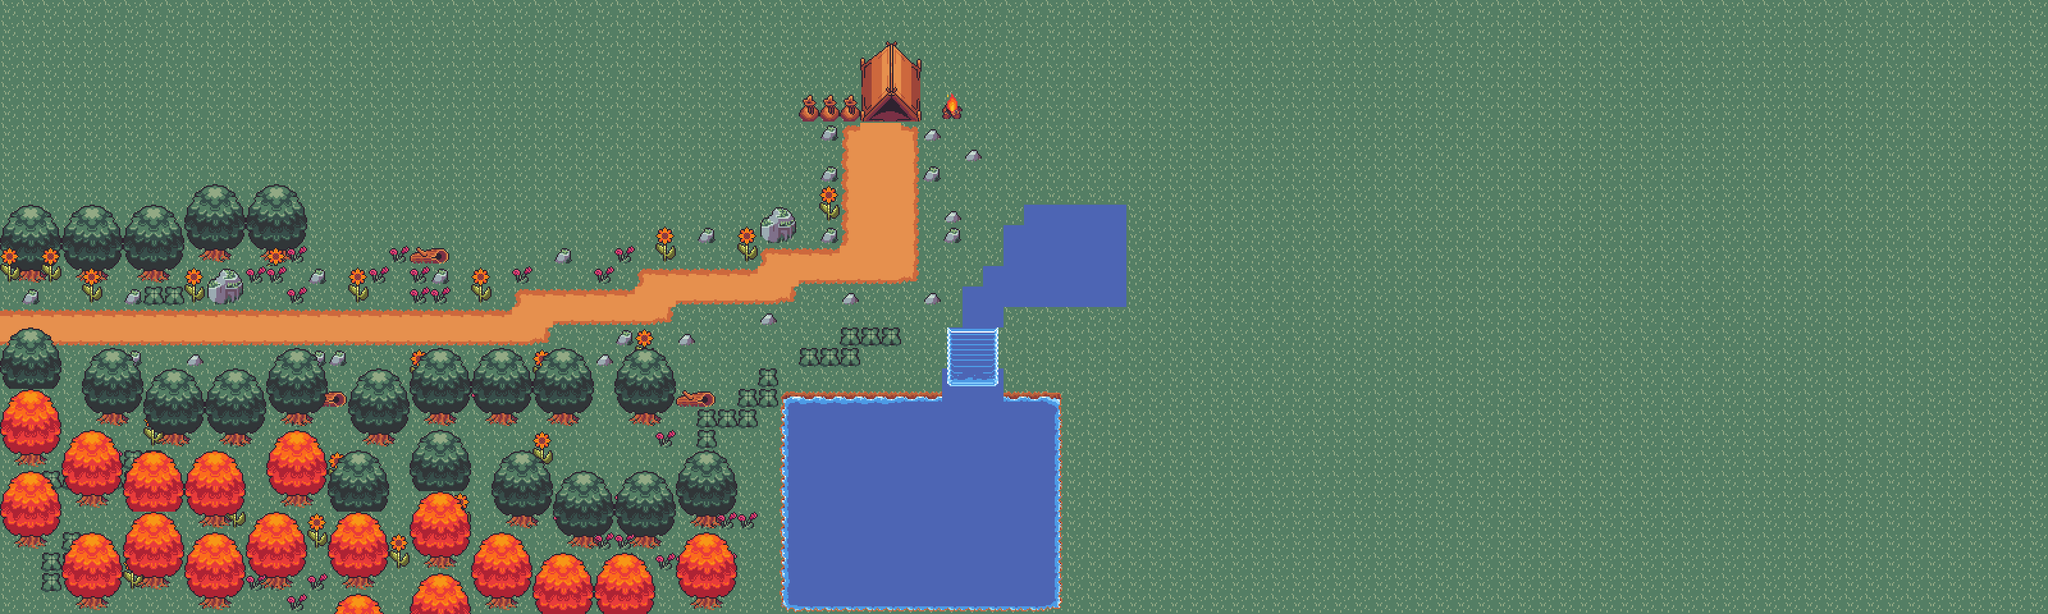

The image is a tile-based game level rendered from a .tmx file. Its description and source (layers, tilesets, objects; grid data summarised) follow:
An orthogonal 100x30 tile map with 32x32 px tiles, 8 tile layers (Soil, path, House, Trees for, ...).

<map version="1.10" tiledversion="1.11.2" orientation="orthogonal" renderorder="right-down" width="100" height="30" tilewidth="32" tileheight="32" infinite="0" nextlayerid="14" nextobjectid="1">
 <tileset firstgid="1" source="32x32.tsx" />
 <layer id="6" name="Soil" width="100" height="30">
  <data>[3000 cells, 3000 non-empty, 1 distinct tile ids]</data>
 </layer>
 <layer id="7" name="path" width="100" height="30">
  <data>[3000 cells, 120 non-empty, 8 distinct tile ids]</data>
 </layer>
 <layer id="8" name="House" width="100" height="30">
  <data>[3000 cells, 20 non-empty, 16 distinct tile ids]</data>
 </layer>
 <layer id="10" name="Trees for" width="100" height="30">
  <data>[3000 cells, 60 non-empty, 12 distinct tile ids]</data>
 </layer>
 <layer id="9" name="Flowers/stones" width="100" height="30">
  <data>[3000 cells, 154 non-empty, 12 distinct tile ids]</data>
 </layer>
 <layer id="11" name="Trees behind" width="100" height="30">
  <data>[3000 cells, 375 non-empty, 24 distinct tile ids]</data>
 </layer>
 <layer id="13" name="ocean" width="100" height="30">
  <data>[3000 cells, 193 non-empty, 13 distinct tile ids]</data>
 </layer>
 <layer id="12" name="waterfall" width="100" height="30">
  <data>[3000 cells, 9 non-empty, 9 distinct tile ids]</data>
 </layer>
</map>
